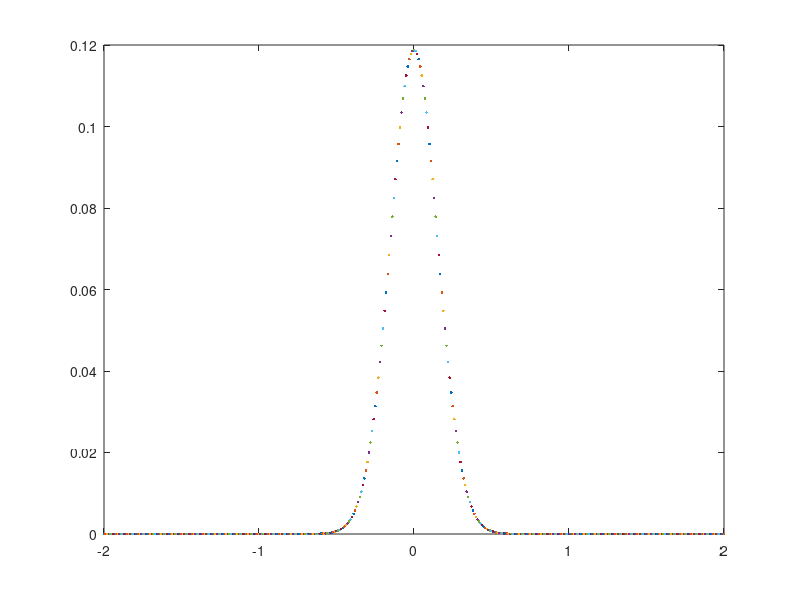

Write MATLAB code to recreate this figure.

function PHENIXjet4
    
    
    for phi = -2:0.01:2

    q = 0.8;
    mpi = 0.13957;
    TMP = 0.5;
    etajet = 0 ;
    Aridge = 1 ;
    fRNK = 3;
    fJ = 0.82;
    ma = 1.1;
    md = 1;
    a = 0.5;
    sigmapizero = 0.5;
    snn = 200;

    mN = 0.93957;
    
    yb = acosh(snn/(2*mN));
    
    [pt,deta] = meshgrid(3:0.01:4,-2:0.01:2);
    
    eta = deta + etajet;

    pf1 = pt .* cos(phi);
    pf2 = pt .* sin(phi);
    pf3 = pt .* sinh(eta);
    
    pi1 = pf1 - q/cosh(etajet);
    pi2 = pf2;
    pi3 = pf3 - q*sinh(etajet)/cosh(etajet);
    
    Ef = sqrt(pf1.^2 + pf2.^2 + pf3.^2 + mpi^2);
    Ei = sqrt(pi1.^2 + pi2.^2 + pi3.^2 + mpi^2);
    
    yf = log((Ef + pf3)./(Ef - pf3))./2;
    yi = log((Ei + pi3)./(Ei - pi3))./2;
    
    mtf = sqrt(mpi^2 + pf1.^2 + pf2.^2);
    mti = sqrt(mpi^2 + pi1.^2 + pi2.^2);
  
    pft = sqrt(pf1.^2 + pf2.^2);
    pit = sqrt(pi1.^2 + pi2.^2);
    
    x = sqrt(mpi^2 + pit.^2) .* exp(abs(yi) - yb) ./mpi ;
    
    etaf = log((sqrt(pf1.^2 + pf2.^2 + pf3.^2) + pf3)./((sqrt(pf1.^2 + pf2.^2 + pf3.^2) - pf3)));
    etai = log((sqrt(pi1.^2 + pi2.^2 + pi3.^2) + pi3)./((sqrt(pi1.^2 + pi2.^2 + pi3.^2) - pi3)));

    NJF = 0.15 + 0.1 * pt;
    TJF = 0.19 + 0.06 * pt;
    
    sigmapi = sigmapizero * ma ./(sqrt(ma^2 + pt.^2));
    
    
    Nridge =  fRNK * 2/3 * Aridge * (1 - x).^a .* exp(-sqrt(mpi^2 + pit.^2)/TMP)./(sqrt(md^2 + pit.^2)) .*  Ef./Ei .* sqrt(1 - mpi^2./(mtf.^2 .* (cosh(yf)).^2));
    
    Njet = fJ * NJF .* exp((mpi - sqrt((mpi^2 + pt.^2))) ./ TJF) ./(TJF .* (mpi + TJF)) .* exp(-(phi^2 + deta.^2) ./ (2 * sigmapi.^2)) ./ (2 * pi * sigmapi.^2);
    
    

    Njeti = Njet .* pt;
    
    iNjet = sum(Njeti(:) * 0.01) ;

    N = iNjet * 0.121/0.42 ;
    
    plot(phi, N)
    
    hold all
    
    end

    

    
    
end